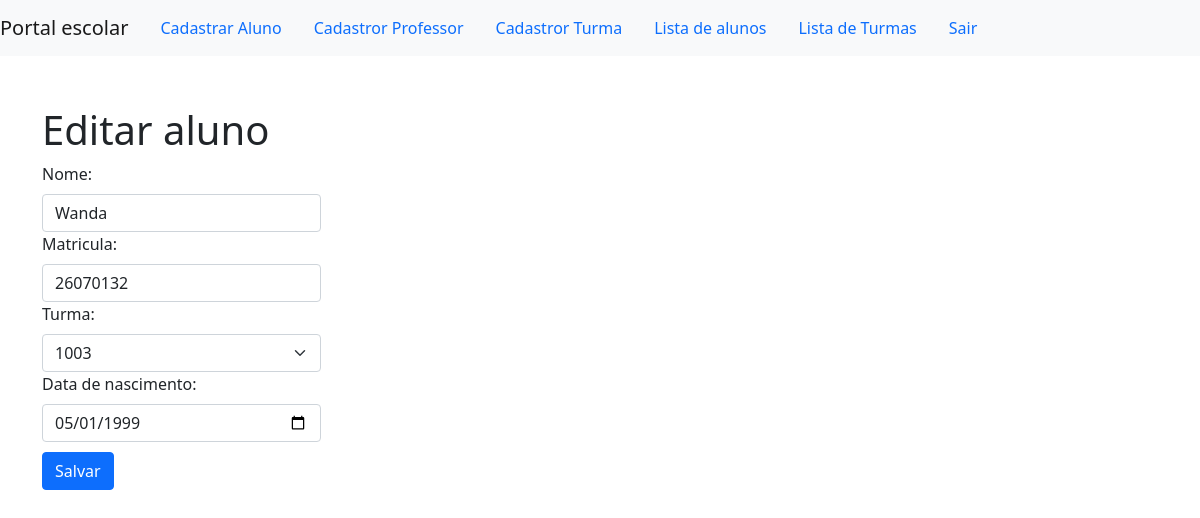
Screenshot of /view/editar.php?id=556 (signed in) with the database file from the repository.
### tables this page shows
CREATE TABLE IF NOT EXISTS `alunos` (
  `id` int(11) NOT NULL AUTO_INCREMENT,
  `nome` varchar(200) NOT NULL,
  `matricula` varchar(50) NOT NULL,
  `data_nasci` varchar(15) NOT NULL,
  `id_turma` int(11) DEFAULT NULL,
  PRIMARY KEY (`id`)
);

### model/alunos_model.php (called while the page is built, shortened)
<?php
class Alunos_model {
    public $conn = '';
    public function setConn($conn)
    {
        $this->conn = $conn;
    }
    public function editar()
    {
        $id= filter_input(INPUT_GET, 'id', FILTER_SANITIZE_NUMBER_INT);
        $editar_aluno = "SELECT * FROM alunos WHERE id='$id'";
        $resultado_editar = mysqli_query($this->conn, $editar_aluno);
        return $resultado_editar;
    }
}

### model/turma_model.php (called while the page is built, shortened)
<?php
class Turma_model {
    public $conn = "";
    public function setConn($conn)
    {
        $this->conn = $conn;
    }
    public function getTurma()
    {
        $sql = "SELECT * FROM turma";
        $result_query = mysqli_query($this->conn, $sql);
        return $result_query;
    }
}

### view/editar.php (the view, shortened to what this page needs)
<?php
require_once "../view/pages/topo.php";
require_once "../model/alunos_model.php";
require_once "../model/turma_model.php";
$editar = new Alunos_model;
$turma = new Turma_model;
$editar->setConn($conn);
$turma->setConn($conn);
$row = mysqli_fetch_assoc($editar->editar());
?>
  <head>
  </head>
  <body>
    <div class="container">
      <div class="">
        <h1 style="margin-top: 50px" >Editar aluno</h1>
        <form method="post" action="/escola/view/update.php" class="column g-3 needs-validation" novalidate>
          <div class="col-md-3">
            <label class="form-label">Nome:</label>
            <input type="text" class="form-control" id="nome" name="nome" value="<?= $row['nome'] ?>" required>
          </div>
          <div class="col-md-3">
            <label class="form-label">Matricula:</label>
            <input type="text" class="form-control" id="matricula" name="matricula" value="<?= $row['matricula'] ?>" required>
          </div>
          <div class="col-md-3">
            <label class="form-label">Turma:</label>
            <select name="turma" id="turma" class="form-select" >
              <?php
                $listarTurmas = $turma->getTurma();
                foreach($listarTurmas as $turmas){
                  if($row['id_turma'] == $turmas['id']){
                    echo "<option value=".$turmas['id']." selected>".$turmas['turma']."</option>";
                  } else {
                    echo "<option value=".$turmas['id'].">".$turmas['turma']."</option>";
                  }
                }
              ?>
            </select>
          </div>
          <div class="col-md-3">
            <label class="form-label">Data de nascimento:</label>
            <input type="date" class="form-control" id="dataNasc" name="dataNasc" value="<?= $row['data_nasci'] ?>" required>
          </div>
          <div class="col-5" style="margin-top:10px">
            <button class="btn btn-primary" type="submit">Salvar</button>
          </div>
        </form>
      </div>
    </div>
  </body>
</html>

### rows the page displays
alunos: nome "Wanda", matricula "26070132", dataNasc "05/01/1999"

### other values shown
form field turma "1003"
